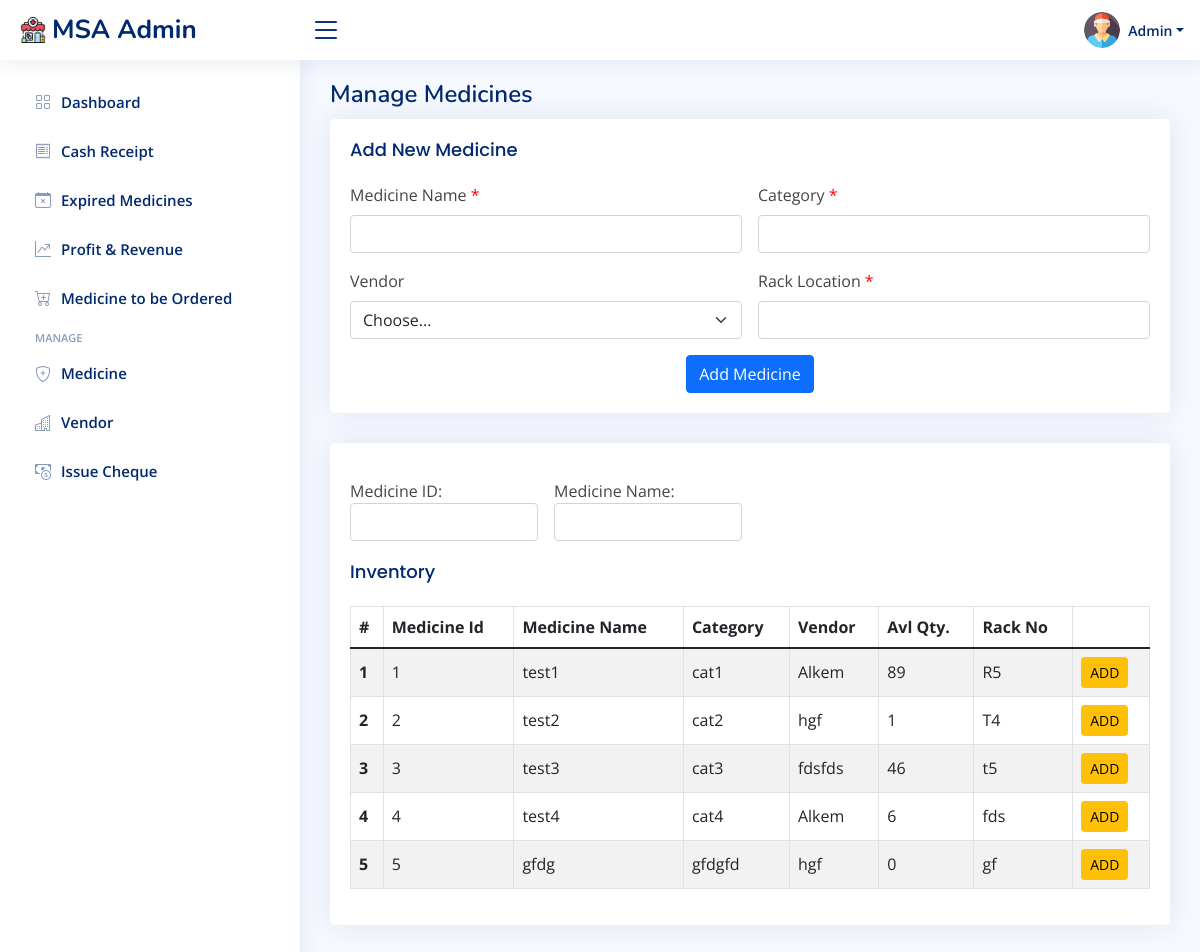
The app's page /medicine.php (signed in) with its own data.
### tables this page shows
CREATE TABLE `medicine` (
  `medicine_id` int(11) NOT NULL,
  `name` varchar(100) NOT NULL,
  `category` varchar(50) NOT NULL,
  `vendor_id` int(11) NOT NULL,
  `rack` varchar(50) NOT NULL,
  `required` varchar(50) NOT NULL
);

### medicine.php (the view, shortened to what this page needs)
<?php
  require "assets/php/dbConnection.php";
?>
<!DOCTYPE html>
<html lang="en">
<head>
  <?php require "assets/php/head.php"; ?>
</head>
<body>
  <?php require "assets/php/nav.php"; ?>
  <?php require "assets/php/sidebar.php"; ?>
  <main id="main" class="main">
    <div class="pagetitle">
      <h1>Manage Medicines</h1>
    </div>
      <div class="row">
        <div class="col-12">
              <div class="card">
                <div class="card-body">
                  <h5 class="card-title">Add New Medicine</h5>
                  <form class="row g-3" method="POST" action="medicine.php">
                    <div class="col-md-6">
                      <label for="medicineName" class="form-label">Medicine Name <span style="color: red;">*</span></label>
                      <input type="text" class="form-control" id="medicineName" name="medicineName" required>
                    </div>
                    <div class="col-md-6">
                      <label for="medicineCategory" class="form-label">Category <span style="color: red;">*</span></label>
                      <input type="text" class="form-control" id="medicineCategory" name="medicineCategory" required>
                    </div>
                    <div class="col-md-6">
                      <label for="medicineVendor" class="form-label">Vendor</label>
                      <select id="medicineVendor" name="medicineVendor" class="form-select" required>
                      <option value="">Choose...</option>
                      </select>
                    </div>
                    <div class="col-md-6">
                      <label for="rackLocation" class="form-label">Rack Location <span style="color: red;">*</span></label>
                      <input type="text" class="form-control" id="rackLocation" name="rackLocation" required>
                    </div>
                    <div class="text-center">
                        <button type="submit" class="btn btn-primary" id="addMedicine" name="addMedicine" value="addMedicine">Add Medicine</button>
                    </div>
                </form>
                </div>
              </div>
          <div class="card">
            <div class="card-body" >
                <div class="row g-3" style="margin-top: 20px;">
                    <div class="col-md-4 col-lg-3 col-xxl-2">
                    Medicine ID: <input type="text" class="form-control" onkeyup="tableContents(this.value,1)" id="medicineId" required>
                    </div>
                    <div class="col-md-4 col-lg-3 col-xxl-2">
                    Medicine Name: <input type="text" class="form-control" onkeyup="tableContents(this.value,2)" id="medicineName" required>
                    </div>
                </div>
                <h5 class="card-title">Inventory</h5>
                <div style="overflow: auto;">
                    <table class="table table-striped table-bordered">
                      <thead>
                        <tr>
                          <th scope="col">#</th>
                          <th scope="col">Medicine Id</th>
                          <th scope="col">Medicine Name</th>
                          <th scope="col">Category</th>
                          <th scope="col">Vendor</th>
                          <th scope="col">Avl Qty.</th>
                          <th scope="col">Rack No</th>
                          <th scope="col"></th>
                        </tr>
                      </thead>
                      <tbody id="tbody">
                      <?php
                          $sql="SELECT medicine.medicine_id,medicine.name,medicine.category,medicine.vendor_id,medicine.rack,sum(medicine_stock.quantity) as avlQuantity from medicine LEFT JOIN medicine_stock on medicine.medicine_id=medicine_stock.medicine_id GROUP BY medicine.medicine_id";
                          $result = $conn->query($sql);
                          $i=0;
                          while($row = $result->fetch_assoc()){
                            $sql2 ="SELECT name FROM vendor WHERE vendor_id='".$row["vendor_id"]."'";
                            $result2 = $conn->query($sql2);
                            $row2 = $result2->fetch_assoc();
                       ?>
                        <tr class="align-middle">
                          <th scope="row"><?php echo $i+1; ?></th>
                          <td><?php echo $medicineId[$i]=$row["medicine_id"]; ?></td>
                          <td><?php echo $medicineName[$i]=$row["name"]; ?></td>
                          <td><?php echo $medicineCategory[$i]=$row["category"]; ?></td>
                          <td><?php echo $medicineVendor[$i]=$row2["name"]; ?></td>
                          <td>
                            <?php if($row["avlQuantity"]==null || $row["avlQuantity"]=="0"){
                              $medicineAvlQuantity[$i]=0;
                              echo $medicineAvlQuantity[$i];
                            }
                            else{
                              $medicineAvlQuantity[$i]=$row["avlQuantity"];
                              echo $medicineAvlQuantity[$i];
                            }
                            ?>
                          </td>
                          <td><?php echo $medicineRack[$i]=$row["rack"]; ?></td>
                          <td>
                              <form method="POST" action="medicine.php">
                                  <button type="submit" class="btn btn-warning btn-sm" name="add" value="<?php echo $row["medicine_id"]; ?>">ADD</button>
                              </form>
                          </td>
                        </tr>
                        <?php $i++;} ?>
                      </tbody>
                    </table>
                </div>
            </div>
          </div>
        </div>
  </main>
</body>
</html>

### assets/css/style.css (style rules this page uses)
:root { scroll-behavior: smooth; }
body { font-family: "Open Sans", sans-serif; background: #f6f9ff; color: #444444; }
h1, h2, h3, h4, h5, h6 { font-family: "Nunito", sans-serif; }
#main { margin-top: 60px; padding: 20px 30px; transition: all 0.3s; }
.pagetitle { margin-bottom: 10px; }
.pagetitle h1 { font-size: 24px; margin-bottom: 0; font-weight: 600; color: #012970; }
.card { margin-bottom: 30px; border: none; border-radius: 5px; box-shadow: 0px 0 30px rgba(1, 41, 112, 0.1); overflow: hidden; }
.card-title { padding: 20px 0 15px 0; font-size: 18px; font-weight: 500; color: #012970; font-family: "Poppins", sans-serif; }
.card-body { padding: 0 20px 20px 20px; }
@media (min-width: 1200px) { #main, #footer { margin-left: 300px; } }

### records on screen
medicine: medicine_id "1", name "test1", category "cat1", name "Alkem", i "89", rack "R5"
medicine: medicine_id "2", name "test2", category "cat2", name "hgf", i "1", rack "T4"
medicine: medicine_id "3", name "test3", category "cat3", name "fdsfds", i "46", rack "t5"
medicine: medicine_id "4", name "test4", category "cat4", name "Alkem", i "6", rack "fds"
medicine: medicine_id "5", name "gfdg", category "gfdgfd", name "hgf", i "0", rack "gf"

### other values on screen
$_SESSION["empName"] "Admin"
